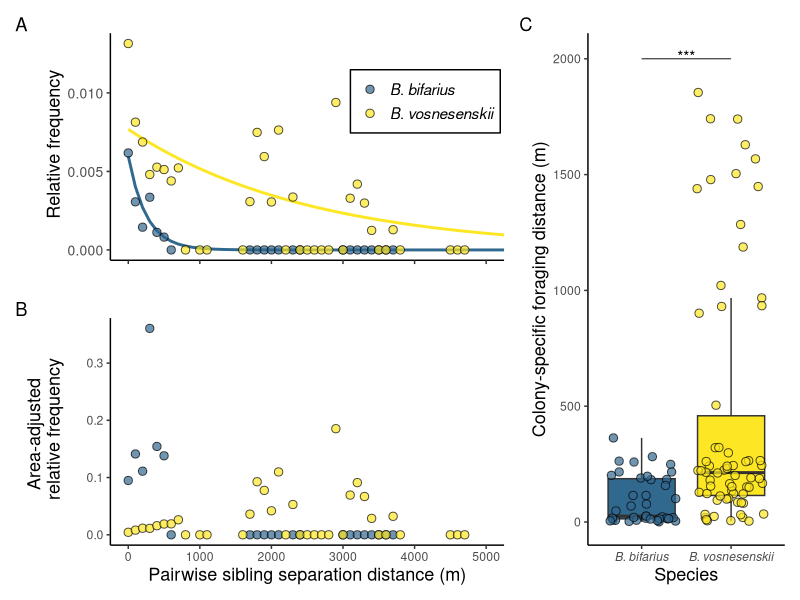

R code for this plot: (Note: this script raises an error after producing the figure.)
##%######################################################%##
#                                                          #
####        PAIRWISE SIBLING SEPARATION DISTANCE        ####
####       AND COLONY SPECIFIC FORAGING DISTANCE        ####
#                                                          #
##%######################################################%##

# This script is used to calculate sibling separation distances using relative frequency, area-adjusted measurement, and find the colony-specific foraging distance. 

# I apologize for the state of the code, but it runs and is reproducible and will allow one to see how we generate the results of the manuscript. If you have any questions please contact me at jmola@usgs.gov

# PACKAGES ----------------------------------------------------------------

library(tidyverse)
library(cowplot)
library(lme4)
library(patchwork)


# CUSTOM FUNCTIONS --------------------------------------------------------

#despite the fantastic naming, this calculates colony-specific foraging distance from a dataframe and a minimum family size (mfs), I usually use 2 but it was nice to explore and make sure it wasn't sensitive to that. 
sib_separation = function(df, mfs)
{
  
  df$date = as.Date(df$date, "%m/%d/%y")
  
  df$FamilyID = as.factor(df$FamilyID)
  
  cm_ind = df %>% 
    filter(FamilyID !="s")
  
  cm_fam = cm_ind %>% 
    group_by(FamilyID) %>% 
    summarise(x.fam.center = mean(x), y.fam.center = mean(y), n = n()) %>% 
    filter(n >= mfs)
  
  cm_combo = inner_join(cm_ind,cm_fam, by=c("FamilyID"))
  
  cm_filt = cm_combo %>% 
    mutate(ctr.dist = sqrt((x - x.fam.center)^2+(y - y.fam.center)^2
    )) 
  
  cm_filt
  
  
}

# some colors

bif18_color <- "#31688EFF"
bif15_color <- "#31688EFF"
vos_color <- "#FDE725FF"

# RAW DATA ----------------------------------------------------------------

sra_cap <- read_csv("./data_raw/sra_captures_post_COLONY.csv")


# VOSNESENSKII ---------------------------------------------------------------

# set annulus breaks to 100m
break_dist <- 100

vsw_15 <- filter(sra_cap, species == "vosnesenskii") %>% 
  rename(x=lon,y=lat)

# CALCULATING ALL POSSIBLE PAIRWISE DISTANCEs
# this chunk creates a column and then joins it to itself and calculates all of the distances between every observation
pairs_poss_15_incomplete = vsw_15 %>% 
  mutate(k=1) %>% 
  full_join(.,., by = "k") %>% 
  filter(unique.ID.x != unique.ID.y) %>%
  mutate(dist = sqrt((x.x - x.y)^2 + (y.x - y.y)^2)) %>%
  dplyr::select(-k)

IDx = pairs_poss_15_incomplete$unique.ID.x # be careful with this chunk because it could be redundant with other names
IDy = pairs_poss_15_incomplete$unique.ID.y 
length = pairs_poss_15_incomplete$dist 
df <- data.frame(IDx,IDy,length) 
df <- data.frame(t(apply(df, 1, sort))) 
df <- unique(df) 
IDx = df$X2 
IDy = df$X3 
length = as.numeric(paste(df$X1)) 
pairs_poss_15 <- data.frame(IDx,IDy,length)

# OBSERVED DISTANCEs

vsw_15$FamilyID = as.factor(vsw_15$FamilyID)

cm_ind_all_15 = vsw_15 %>% 
  filter(FamilyID !="s") %>% 
  mutate(occur = !FamilyID %in% FamilyID[duplicated(FamilyID)]
  ) %>% 
  filter(occur == F) %>% 
  dplyr::select(-occur)

# Joining the data frame to itself, to calculate all pairwise combinations of siblings. 
pairs_obs_15 = left_join(cm_ind_all_15, cm_ind_all_15, by = "FamilyID", suffix=c(".A", ".B")) %>% 
  filter(unique.ID.A != unique.ID.B) %>% 
  rowwise %>%
  mutate(name = toString(sort(c(unique.ID.A,unique.ID.B)))) %>% 
  distinct(name, .keep_all=T) %>% 
  mutate(distance = sqrt((x.A - x.B)^2+(y.A - y.B)^2))


# Save the observed counts to an object ----

observed_counts15 = hist(pairs_obs_15$distance, breaks=seq(0,6500,break_dist), plot = F)$counts


# Calculate frequency annulus 215 ----
df_annulus_vsw = data_frame(m = hist(pairs_poss_15$length, breaks=seq(0,6500,break_dist), plot = F)$counts, n = observed_counts15, r1 = seq(0,6500-break_dist,break_dist), r2 = seq(break_dist,6500,break_dist)) %>% 
  mutate(area = (r2^2-r1^2),
         #adj_area = (seq(10,0.02, by = -0.2)/10)*area,
         fi = (n/m)*area) %>% 
  na.omit() %>% 
  mutate(sum_fi = fi/sum(fi), 
         nm = n/m,
         nm = if_else(is.na(nm), 0, nm)) %>% 
  filter(m > 1)

# Model and predicted
vsw_distance_model <- df_annulus_vsw %>% 
  glm(nm~r1, data =., family = "binomial", weights = m)

predicted_range <- data.frame(r1 = seq(0,6500,break_dist))

predicted_data_vsw <- data.frame(y = predict(vsw_distance_model, newdata = predicted_range, type = "response"), r1 = seq(0,6500,break_dist))


# Calculate colony-specific foraging distances
vsw_dist <- sib_separation(vsw_15,2)


# BIFARIUS 2015 -----------------------------------------------------------

bsw_15 <- filter(sra_cap, species == "bifarius", year == 2015) %>% 
  rename(x=lon,y=lat)

# CALCULATING ALL POSSIBLE PAIRWIE DISTANCEs
pairs_poss_bsw15_incomplete = bsw_15 %>% 
  mutate(k=1) %>% 
  full_join(.,., by = "k") %>% 
  filter(unique.ID.x != unique.ID.y) %>%
  mutate(dist = sqrt((x.x - x.y)^2 + (y.x - y.y)^2)) %>%
  dplyr::select(-k)

IDx = pairs_poss_bsw15_incomplete$unique.ID.x # be careful with this chunk because it could be redundant with other names
IDy = pairs_poss_bsw15_incomplete$unique.ID.y 
length = pairs_poss_bsw15_incomplete$dist 
df <- data.frame(IDx,IDy,length) 
df <- data.frame(t(apply(df, 1, sort))) 
df <- unique(df) 
IDx = df$X2 
IDy = df$X3 
length = as.numeric(paste(df$X1)) 
pairs_poss_bsw15 <- data.frame(IDx,IDy,length)


# OBSERVED DISTANCEs

bsw_15$FamilyID = as.factor(bsw_15$FamilyID)

cm_ind_all_bsw15 = bsw_15 %>% 
  filter(FamilyID !="s") %>% 
  mutate(occur = !FamilyID %in% FamilyID[duplicated(FamilyID)]
  ) %>% 
  filter(occur == F) %>% 
  dplyr::select(-occur)

# Joining the data frame to itself, to calculate all pairwise combinations of siblings. 
pairs_obs_bsw15 = left_join(cm_ind_all_bsw15, cm_ind_all_bsw15, by = "FamilyID", suffix=c(".A", ".B")) %>% 
  filter(unique.ID.A != unique.ID.B) %>% 
  rowwise %>%
  mutate(name = toString(sort(c(unique.ID.A,unique.ID.B)))) %>% 
  distinct(name, .keep_all=T) %>% 
  mutate(distance = sqrt((x.A - x.B)^2+(y.A - y.B)^2))


# Save the observed counts ----

observed_countsbsw15 = hist(pairs_obs_bsw15$distance, breaks=seq(0,6500,break_dist), plot = F)$counts


# Calculate frequency annulus 215 ----
df_annulus_bsw15 = data_frame(m = hist(pairs_poss_bsw15$length, breaks=seq(0,6500,break_dist), plot = F)$counts, n = observed_countsbsw15, r1 = seq(0,6500-break_dist,break_dist), r2 = seq(break_dist,6500,break_dist)) %>% 
  mutate(area = (r2^2-r1^2),
         # no longer used
         #adj_area = (seq(10,0.02, by = -0.2)/10)*area,
         fi = (n/m)*area) %>% 
  na.omit() %>% 
  mutate(sum_fi = fi/sum(fi), 
         nm = n/m,
         nm = if_else(is.na(nm), 0, nm)) %>% 
  filter(m > 1)


# Model and predicted
bsw15_distance_model <- df_annulus_bsw15 %>% 
  glm(nm~r1, data =., family = "binomial")

predicted_range <- data.frame(r1 = seq(0,6500,break_dist))

predicted_data_bsw15 <- data.frame(y = predict(bsw15_distance_model, newdata = predicted_range, type = "response"), r1 = seq(0,6500,break_dist))


# colony-specific foraging distance (despite the _great_ function name...)
bsw15_dist <- sib_separation(bsw_15,2)



# BIFARIUS 2018 -----------------------------------------------------------

bsw_18 <- filter(sra_cap, species == "bifarius", year == 2018) %>% 
  rename(x=lon,y=lat)

# CALCULATING ALL POSSIBLE PAIRWIE DISTANCEs
pairs_poss_bsw18_incomplete = bsw_18 %>% 
  mutate(k=1) %>% 
  full_join(.,., by = "k") %>% 
  filter(unique.ID.x != unique.ID.y) %>%
  mutate(dist = sqrt((x.x - x.y)^2 + (y.x - y.y)^2)) %>%
  dplyr::select(-k)

IDx = pairs_poss_bsw18_incomplete$unique.ID.x # be careful with this chunk because it could be redundant with other names
IDy = pairs_poss_bsw18_incomplete$unique.ID.y 
length = pairs_poss_bsw18_incomplete$dist 
df <- data.frame(IDx,IDy,length) 
df <- data.frame(t(apply(df, 1, sort))) 
df <- unique(df) 
IDx = df$X2 
IDy = df$X3 
length = as.numeric(paste(df$X1)) 
pairs_poss_bsw18 <- data.frame(IDx,IDy,length)

# EMPIRICAL DISTANCEs

bsw_18$FamilyID = as.factor(bsw_18$FamilyID)

cm_ind_all_bsw18 = bsw_18 %>% 
  filter(FamilyID !="s") %>% 
  mutate(occur = !FamilyID %in% FamilyID[duplicated(FamilyID)]
  ) %>% 
  filter(occur == F) %>% 
  dplyr::select(-occur)

# Joining the data frame to itself, to calculate all pairwise combinations of siblings. 
pairs_obs_bsw18 = left_join(cm_ind_all_bsw18, cm_ind_all_bsw18, by = "FamilyID", suffix=c(".A", ".B")) %>% 
  filter(unique.ID.A != unique.ID.B) %>% 
  rowwise %>%
  mutate(name = toString(sort(c(unique.ID.A,unique.ID.B)))) %>% 
  distinct(name, .keep_all=T) %>% 
  mutate(distance = sqrt((x.A - x.B)^2+(y.A - y.B)^2))


# Save the observed counts ----

observed_countsbsw18 = hist(pairs_obs_bsw18$distance, breaks=seq(0,6500,break_dist), plot = F)$counts


# Calculate annulus 2018 ----
df_annulus_bsw18 = data_frame(m = hist(pairs_poss_bsw18$length, breaks=seq(0,6500,break_dist), plot = F)$counts, n = observed_countsbsw18, r1 = seq(0,6500-break_dist,break_dist), r2 = seq(break_dist,6500,break_dist)) %>% 
  mutate(area = (r2^2-r1^2),
         #adj_area = (seq(10,0.02, by = -0.2)/10)*area,
         fi = (n/m)*area) %>% 
  na.omit() %>% 
  mutate(sum_fi = fi/sum(fi), 
         nm = n/m,
         nm = if_else(is.na(nm), 0, nm)) %>% 
  filter(m > 1)

# Model and predicted
bsw18_distance_model <- df_annulus_bsw18 %>% 
  glm(nm~r1, data =., family = "binomial", weights = m)

predicted_range <- data.frame(r1 = seq(0,6500,break_dist))

predicted_data_bsw18 <- data.frame(y = predict(bsw18_distance_model, newdata = predicted_range, type = "response"), r1 = seq(0,6500,break_dist))

# Model and predicted
bsw_combined_dist <- inner_join(select(df_annulus_bsw18, m, n, r1, r2), select(df_annulus_bsw15, m, n, r1, r2), by = c("r1", "r2")) %>% 
  mutate(area = (r2^2-r1^2),
         m = m.x + m.y,
         n = n.x + n.y) %>% 
  select(r1, r2, m, n, area) %>% 
  mutate(fi = (n/m)*area) %>% 
  na.omit() %>% 
  mutate(sum_fi = fi/sum(fi), 
         nm = n/m,
         nm = if_else(is.na(nm), 0, nm)) %>% 
  filter(m > 1)

bsw_distance_model <- bsw_combined_dist %>% 
  glm(nm~r1, data =., family = "binomial", weights = m)

predicted_range <- data.frame(r1 = seq(0,6500,break_dist))

predicted_data_bsw <- data.frame(y = predict(bsw_distance_model, newdata = predicted_range, type = "response"), r1 = seq(0,6500,break_dist))

# sivakoff Model and predicted

bsw_sivakoff_model <- bsw_combined_dist %>% 
  glm(sum_fi~r1, data =., family = "binomial", weights = m)

predicted_bsw_sivakoff <- data.frame(y = predict(bsw_sivakoff_model, newdata = predicted_range, type = "response"), r1 = seq(0,6500,break_dist))


# Colony specific foraging distance
bsw18_dist <- sib_separation(bsw_18,2)



# COMBINING FURTHER WRANGLING  ------------------------------------

bsw18_col_dist <- bsw18_dist %>% 
  group_by(FamilyID) %>% 
  summarise(col.ctr.dist = mean(ctr.dist)) %>% 
  mutate(species = "bifarius")

bsw15_col_dist <- bsw15_dist %>% 
  group_by(FamilyID) %>% 
  summarise(col.ctr.dist = mean(ctr.dist)) %>% 
  mutate(species = "bifarius")

vos_col_dist <- vsw_dist %>% 
  group_by(FamilyID) %>% 
  summarise(col.ctr.dist = mean(ctr.dist)) %>% 
  mutate(species = "vosnesenskii")

combined_col_dist <- bind_rows(bsw18_col_dist, bsw15_col_dist, vos_col_dist)

# I think this may be redundant with some improvements made but it works
pairs_obs_15$species = "vosnesenskii"
pairs_obs_bsw18$species = "bifarius"
pairs_obs_bsw15$species = "bifarius"

# PLOTS -------------------------------------------------------------------


# for adding bars to plot aesthetics
p2df1 <- data.frame(a = c(1.79, 1.79,2.21,2.21), b = c(0.28,0.29,0.29,0.28))

combined_sib_dist <- bind_rows(select(pairs_obs_15, distance, species), select(pairs_obs_bsw15, distance, species), select(pairs_obs_bsw18, distance, species))

col_distance_plot <- ggplot(combined_col_dist, aes(x = species, y = col.ctr.dist, fill = species)) +
  #geom_violin() +
  geom_boxplot(outlier.alpha = 0) +
  geom_jitter(alpha = 0.7, shape = 21, color = "black", size = 2.5) +
  scale_fill_manual(labels = c("B. bifarius", "B. vosnesenskii"), values = c(bif18_color, vos_color)) +
  scale_x_discrete(labels = c("bifarius" = "B. bifarius", "vosnesenskii" = "B. vosnesenskii")) +
  #geom_hline(yintercept = 362) +
  labs(x = "Species", y = "Colony-specific foraging distance (m)", fill = "") +
  theme_classic() +
  theme(legend.position = "none", axis.text.x = element_text(face = "italic")) +
  annotate("segment", x = 1, xend = 2, y = 2000, yend = 2000, lwd = 0.3, color = "black") +
  annotate("text", x=1.5, y=2010, label="***", size=4, color = "black")


bsw_combined_annulus <- bsw_combined_dist %>% 
  mutate(species = "bifarius")

vos_annulus <- df_annulus_vsw %>% 
  mutate(species = "vosnesenskii")

combined_annulus <- bind_rows(bsw_combined_annulus, vos_annulus)





# Relative distances
combined_rel_sib_plot <- ggplot(data = combined_annulus, aes(x = r1, y = nm)) +
  geom_path(data = predicted_data_bsw, aes(x = r1, y = y), color = bif18_color, size = 1) +
  geom_path(data = predicted_data_vsw, aes(x = r1, y = y), color = vos_color, size = 1) +
  geom_point(aes(fill = species), shape = 21, color = "black", size = 2.5, alpha = 0.7) +
  scale_fill_manual(labels = c("B. bifarius", "B. vosnesenskii"), values = c(bif18_color, vos_color)) +
  theme_classic() +
  labs(x = "", y = "\n Relative frequency") +
  theme(legend.position = c(0.8, 0.7), legend.background = element_rect(color = "black"), legend.title = element_blank(), legend.text = element_text(face = "italic", size = 11), axis.text.x = element_blank(), axis.text.y = element_text(size = 10)) +
  coord_cartesian(xlim = c(0, 5000))

# Sivakoff distance
combined_area_adjust_plot <- ggplot(data=combined_annulus, aes(x=r1, y=sum_fi)) + 
  geom_point(shape = 21, color = "black", aes(fill = species), size = 2.5, alpha = 0.7) + 
  #geom_path(data = predicted_bsw_sivakoff, aes(x = r1, y = y), color = bif18_color) +
  scale_fill_manual(labels = c("B. bifarius", "B. vosnesenskii"), values = c(bif18_color, vos_color)) +
  theme_classic() +
  labs(x = "Pairwise sibling separation distance (m)", y = "Area-adjusted \n relative frequency") +
  theme(legend.position = "none") +
  coord_cartesian(xlim = c(0, 5000))


# left_plots <- plot_grid(combined_rel_sib_plot, combined_area_adjust_plot, ncol = 1, labels = c("A", "B"))

left_plots <- combined_rel_sib_plot / combined_area_adjust_plot + plot_annotation(tag_levels = 'A')

# distance_grid <- plot_grid(left_plots, col_distance_plot, rel_widths = c(2,1), scale = c(1,1), labels = c("", "C"))

distance_grid <- (left_plots | col_distance_plot) + plot_layout(widths = c(2,1)) + plot_annotation(tag_levels = 'A') & theme(axis.title = element_text(size = 13)) 

# the used figure 
distance_grid

ggsave2(filename = "./figures/figure3.tiff", plot = distance_grid, width = 8, height = 4.5, dpi = 600)


# OUTPUT ASSOCIATED STATS -------------------------------------------------------

#sibling separation distance test
sib_sep_summary_table <- combined_sib_dist %>% 
  group_by(species) %>% 
  summarise(median = median(distance), q1 = quantile(distance, probs = 0.25), q3 = quantile(distance, probs = 0.75), n = n())

shapiro.test(combined_sib_dist$distance)
sib_sep_wilcox <- wilcox.test(data = combined_sib_dist, distance ~ species)

# colony specific foraging distance test
col_dist_summary_table <- combined_col_dist %>% 
  group_by(species) %>% 
  summarise(median = median(col.ctr.dist), q1 = quantile(col.ctr.dist, probs = 0.25), q3 = quantile(col.ctr.dist, probs = 0.75), n = n())

shapiro.test(combined_col_dist$col.ctr.dist)
col_dist_wilcox <- wilcox.test(data = combined_col_dist, col.ctr.dist ~ species)

# interaction slope
combined_annulus %>% 
  glm(data = ., nm ~ r1*species, family = "binomial", weights = m) %>% 
  summary()

#by species relative frequency
rel_freq_stats_summary <- summary(lmList(nm ~ r1 | species, data=combined_annulus, family = "binomial", weights = m))
#by species area-adjusted
area_adj_stats_summary <- summary(lmList(sum_fi ~ r1 | species, data=combined_annulus, family = "binomial"))





# DID WE UNDERSAMPLE BIFARIUS? --------------------------------------------



subsample_prop_individuals = function(to_sample, set_size) {

  df_samp = to_sample %>%
    add_row(unique.ID = 1:600, FamilyID = "s") %>%
    sample_n(size = nrow(set_size))
  #df_shuff$FamilyID = as.factor(df_shuff$FamilyID)

  df_samp$FamilyID = as.factor(df_samp$FamilyID)

  cm_ind = df_samp %>%
    filter(FamilyID !="s")

  cm_fam = cm_ind %>%
    group_by(FamilyID) %>%
    summarise(x.fam.center = mean(x), y.fam.center = mean(y), n = n()) %>%
    filter(n >= 2)

  cm_combo = inner_join(cm_ind,cm_fam, by=c("FamilyID"))

  cm_filt = cm_combo %>%
    mutate(ctr.dist = sqrt((x - x.fam.center)^2+(y - y.fam.center)^2
    )) %>%
    group_by(FamilyID) %>%
    summarise(col.ctr.dist = mean(ctr.dist))



}

#set_size = nrow(bsw_col18)
n_shuffles = 10000


# Find the randomized expectation
subsampled_vsw_distance18 <-lapply(1:n_shuffles, function(i) data.frame(iteration = i, subsample_prop_individuals(vsw_15, bsw_18))) %>%
  bind_rows()



med_subsampled_Sum_summary18 <- subsampled_vsw_distance18 %>%
  mutate(species = "vosnesenskii subsampled") %>%
  group_by(iteration, species) %>%
  summarise(med.ctr.it = median(col.ctr.dist)) %>%
  summarise(med.ctr = median(med.ctr.it),
            count = n(),
            count25 = sum(med.ctr > 25)) %>%
  summarise(prop25 = sum(count25)/n_shuffles, total25 = sum(count25), mean = mean(med.ctr), sd = sd(med.ctr), median = median(med.ctr))

subsample_summary <- med_subsampled_Sum_summary18

bsw_col_dist_combined <- bind_rows(bsw15_col_dist, bsw18_col_dist)

# sub_sample_plot18 <- subsampled_vsw_distance18 %>%
#   mutate(species = "vosnesenskii subsampled") %>%
#   group_by(iteration, species) %>%
#   summarise(med.ctr.it = median(col.ctr.dist)) %>%
#   ggplot(., aes(x = species, y = med.ctr.it)) +
#   geom_jitter(alpha = 0.1, width = 0.3) +
#   geom_hline(yintercept = c(median(bsw_col_dist_combined$col.ctr.dist),median(vos_col_dist$col.ctr.dist), pull(med_subsampled_Sum_summary18, var = mean)
#   ), linetype = c(1,1,2), color = c(bif18_color, vos_color, vos_color), size = 1.2) +
#   annotate("label", y = c(median(bsw_col_dist_combined$col.ctr.dist),median(vos_col_dist$col.ctr.dist), pull(med_subsampled_Sum_summary18, var = median)), x=1, label = c("bifarius observed", "vosnesenskii observed","vosnesenskii mean subsample"), color = "black", alpha = 0.8) +
#   labs(x = "", y = "Median Colony Foraging Distance (m)") +
#   theme_classic()
# 
# sub_sample_plot18

subsampled_histogram <- subsampled_vsw_distance18 %>%
  mutate(species = "vosnesenskii subsampled") %>%
  group_by(iteration, species) %>%
  summarise(med.ctr.it = median(col.ctr.dist)) %>%
  ggplot(., aes(x = med.ctr.it)) +
  #geom_density(fill = "grey80") +
  geom_histogram(binwidth = 10, fill = "grey50") +
  geom_vline(xintercept = c(median(bsw_col_dist_combined$col.ctr.dist),median(vos_col_dist$col.ctr.dist), pull(med_subsampled_Sum_summary18, var = median)), linetype = c(1,1,2), color = c(bif18_color, vos_color,vos_color), size = 1) +
  #annotate("label", x = c(median(bsw_col_dist_combined$col.ctr.dist),median(vos_col_dist$col.ctr.dist), pull(med_subsampled_Sum_summary18, var = median)), y=2000, label = c("bifarius observed", "vosnesenskii observed","vosnesenskii mean subsample"), color = "black", alpha = 0.8) +
  #annotate("text", x = c(median(bsw_col_dist_combined$col.ctr.dist) + 20,median(vos_col_dist$col.ctr.dist))+20, y=2000, label = c("bifarius observed", "vosnesenskii observed"), color = "black", alpha = 0.8, angle = 90) +
  labs(x = "Median Colony Foraging Distance (m)", y = "Count") +
  theme_classic()

subsampled_histogram

ggsave2("./figures/supplemental_figure.tiff", plot = subsampled_histogram, width = 8, height = 4, dpi = 600)


# SAVE OUTPUTS -------------------------------------------------------------

save(sib_sep_summary_table, sib_sep_wilcox, col_dist_summary_table, col_dist_wilcox, rel_freq_stats_summary, area_adj_stats_summary, subsample_summary, file = "./analyses_output/sibsep_foragingdist_objects.Rdata")

